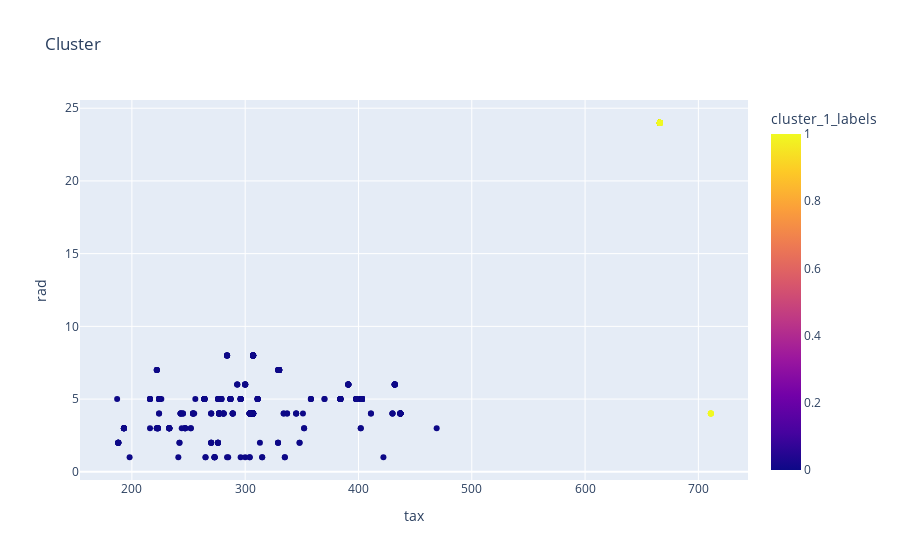

Write notebook code for a chart like this one.
### Code cell
plot = px.scatter(data_frame=Y,
                 x = 'tax',
                 y = 'rad',
                color = 'cluster_1_labels',
                 title = 'Cluster')
plot.show()

### Figure 1 — Plotly figure (JSON) as saved in the notebook; plotly's stock layout.template omitted (floating-point values rounded to 4 significant figures; data arrays with more than 128 entries replaced by an {"elided": "..."} marker saying what was removed)
{"data": [{"hovertemplate": "tax=%{x}<br>rad=%{y}<br>cluster_1_labels=%{marker.color}<extra></extra>", "legendgroup": "", "marker": {"color": {"elided": "506 int values"}, "coloraxis": "coloraxis", "symbol": "circle"}, "mode": "markers", "name": "", "orientation": "v", "showlegend": false, "type": "scatter", "x": {"elided": "506 int values"}, "xaxis": "x", "y": {"elided": "506 int values"}, "yaxis": "y"}], "layout": {"autosize": true, "coloraxis": {"colorbar": {"title": {"text": "cluster_1_labels"}}, "colorscale": [[0, "#0d0887"], [0.1111, "#46039f"], [0.2222, "#7201a8"], [0.3333, "#9c179e"], [0.4444, "#bd3786"], [0.5556, "#d8576b"], [0.6667, "#ed7953"], [0.7778, "#fb9f3a"], [0.8889, "#fdca26"], [1, "#f0f921"]]}, "legend": {"tracegroupgap": 0}, "title": {"text": "Cluster"}, "xaxis": {"anchor": "y", "autorange": true, "domain": [0, 1], "range": [154.7, 743.3], "title": {"text": "tax"}, "type": "linear"}, "yaxis": {"anchor": "x", "autorange": true, "domain": [0, 1], "range": [-0.8981, 25.9], "title": {"text": "rad"}, "type": "linear"}}}
